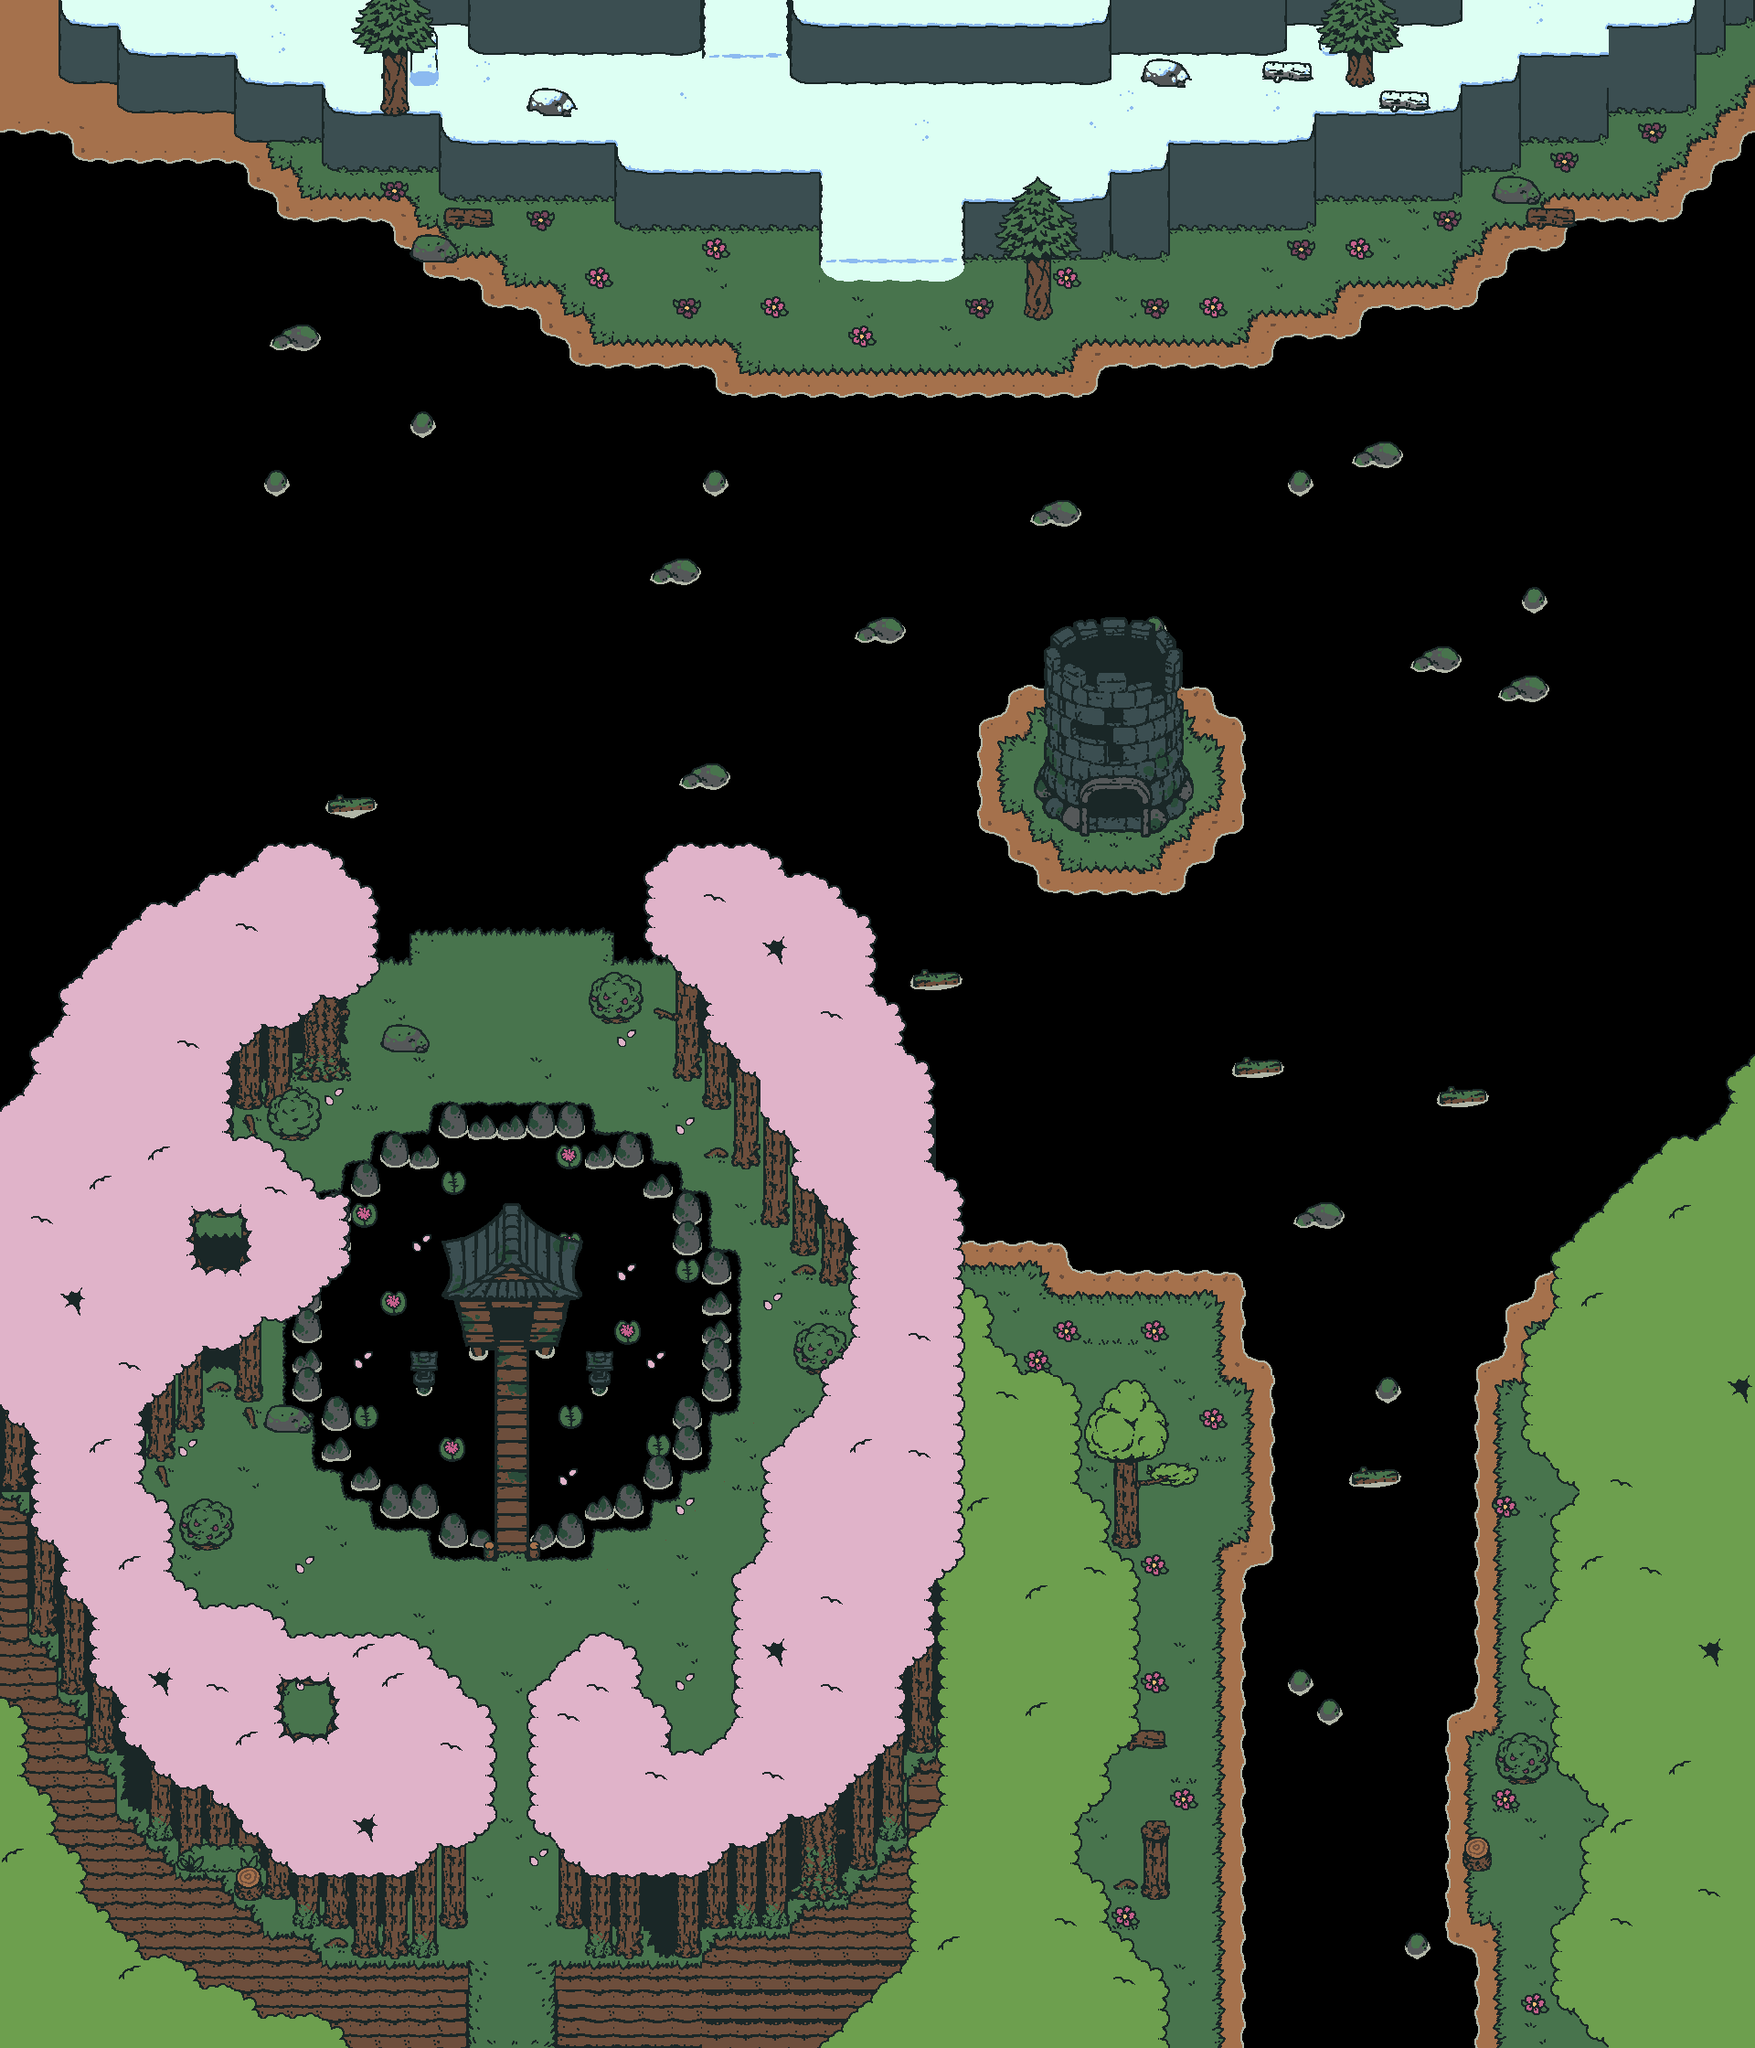

Rendered tile map (Tiled .tmx) drawn with the repository's tilesets; below, a short description and the map source with its tile grids summarised:
An orthogonal 60x70 tile map with 32x32 px tiles, 5 tile layers (FLOOR, MIDDLE, ABOVE, LIGHT, ...), 9 tilesets and 306 objects (34x water, 21x fish, 11x petal, 8x river audio, 7x bird, ...).

<map version="1.2" tiledversion="1.2.3" orientation="orthogonal" renderorder="right-down" width="60" height="70" tilewidth="32" tileheight="32" infinite="0" nextlayerid="20" nextobjectid="947">
 <tileset firstgid="1" source="tilesets/objects.tsx" />
 <tileset firstgid="9" source="tilesets/trees.tsx" />
 <tileset firstgid="174" source="tilesets/forest.tsx" />
 <tileset firstgid="430" source="tilesets/shrine.tsx" />
 <tileset firstgid="478" source="tilesets/fort.tsx" />
 <tileset firstgid="526" source="tilesets/fort_interior.tsx" />
 <tileset firstgid="590" source="tilesets/mountain.tsx" />
 <tileset firstgid="846" source="tilesets/forest_frost.tsx" />
 <tileset firstgid="1102" source="tilesets/fort_frost.tsx" />
 <layer id="15" name="FLOOR" width="60" height="70">
  <data>[4200 cells, 2353 non-empty, 124 distinct tile ids]</data>
 </layer>
 <layer id="16" name="MIDDLE" width="60" height="70">
  <data>[4200 cells, 385 non-empty, 81 distinct tile ids]</data>
 </layer>
 <layer id="17" name="ABOVE" width="60" height="70">
  <data>[4200 cells, 159 non-empty, 87 distinct tile ids]</data>
 </layer>
 <layer id="18" name="LIGHT" width="60" height="70">
  <data>[4200 cells, 0 non-empty, 0 distinct tile ids]</data>
 </layer>
 <layer id="19" name="OVERHEAD" width="60" height="70">
  <data>[4200 cells, 999 non-empty, 33 distinct tile ids]</data>
 </layer>
 <objectgroup color="#b038d8" id="5" name="SLOPES" visible="0">
  <object id="638" x="512" y="2144" width="96" height="96" />
  <object id="875" x="896" y="200" width="96" height="88" />
  <object id="876" x="992" y="216" width="64" height="72" />
  <object id="877" x="768" y="0" width="96" height="64" />
 </objectgroup>
 <objectgroup color="#00ffff" id="6" name="TERRAIN" visible="0">
  <object id="634" name="water" x="1120" y="976" width="256" height="368" />
  <object id="635" name="water" x="1200" y="1344" width="160" height="48" />
  <object id="636" name="wood" x="544" y="1440" width="32" height="256" />
  <object id="646" name="water" x="1360" y="1344" width="288" height="144" />
  <object id="647" name="water" x="1392" y="1488" width="224" height="240" />
  <object id="648" name="water" x="1360" y="1712" width="256" height="160" />
  <object id="649" name="water" x="1360" y="1872" width="232" height="368" />
  <object id="650" name="water" x="1592" y="2128" width="24" height="112" />
  <object id="683" name="water" x="1648" y="1344" width="32" height="80" />
  <object id="684" name="water" x="1024" y="1336" width="176" height="24" />
  <object id="698" name="water" x="1072" y="944" width="64" height="32" />
  <object id="699" name="water" x="1296" y="944" width="96" height="32" />
  <object id="700" name="water" x="976" y="784" width="96" height="160" />
  <object id="707" name="water" x="1072" y="728" width="32" height="56" />
  <object id="708" name="water" x="1328" y="728" width="64" height="56" />
  <object id="709" name="water" x="1104" y="688" width="224" height="64" />
  <object id="710" name="water" x="1360" y="784" width="64" height="128" />
  <object id="712" name="water" x="1072" y="912" width="32" height="32" />
  <object id="713" name="water" x="1328" y="912" width="48" height="32" />
  <object id="732" name="stone" x="1184" y="856" width="72" height="56" />
  <object id="782" name="water" x="1680" y="1320" width="80" height="80" />
  <object id="911" name="water" x="784" y="432" width="416" height="48" />
  <object id="912" name="water" x="624" y="400" width="160" height="48" />
  <object id="913" name="water" x="1200" y="400" width="192" height="48" />
  <object id="914" name="water" x="1392" y="368" width="96" height="48" />
  <object id="915" name="water" x="1488" y="336" width="128" height="48" />
  <object id="916" name="water" x="1616" y="304" width="48" height="48" />
  <object id="917" name="water" x="1648" y="272" width="64" height="32" />
  <object id="918" name="water" x="1712" y="240" width="160" height="48" />
  <object id="919" name="water" x="1840" y="208" width="80" height="48" />
  <object id="920" name="water" x="1872" y="176" width="80" height="48" />
  <object id="921" name="water" x="1904" y="144" width="80" height="48" />
  <object id="922" name="water" x="544" y="368" width="80" height="48" />
  <object id="923" name="water" x="512" y="336" width="80" height="48" />
  <object id="924" name="water" x="384" y="272" width="80" height="48" />
  <object id="925" name="water" x="464" y="296" width="80" height="48" />
  <object id="926" name="snow" x="352" y="0" width="1312" height="160" />
  <object id="927" name="snow" x="672" y="160" width="608" height="56" />
  <object id="928" name="snow" x="896" y="216" width="160" height="88" />
 </objectgroup>
 <objectgroup color="#c1e702" id="7" name="COLLISION" visible="0" opacity="0.51">
  <object id="545" x="480" y="1664" width="64" height="32" />
  <object id="552" x="416" y="1632" width="64" height="32" />
  <object id="553" x="384" y="1280" width="32" height="32" />
  <object id="554" x="352" y="1312" width="32" height="288" />
  <object id="555" x="320" y="1376" width="32" height="160" />
  <object id="556" x="544" y="1360" width="32" height="80" />
  <object id="557" x="736" y="1312" width="32" height="288" />
  <object id="558" x="768" y="1376" width="32" height="160" />
  <object id="559" x="0" y="960" width="192" height="640" />
  <object id="560" x="192" y="960" width="32" height="608" />
  <object id="562" x="256" y="1408" width="64" height="128" />
  <object id="563" x="928" y="1160" width="96" height="1080" />
  <object id="565" x="1024" y="2208" width="256" height="32" />
  <object id="566" x="608" y="2144" width="320" height="96" />
  <object id="567" x="0" y="2144" width="512" height="96" />
  <object id="568" x="704" y="1968" width="224" height="176" />
  <object id="569" x="832" y="1736" width="96" height="200" />
  <object id="574" x="864" y="1632" width="64" height="104" />
  <object id="576" x="896" y="1600" width="32" height="32" />
  <object id="586" x="0" y="1600" width="128" height="544" />
  <object id="587" x="192" y="1792" width="64" height="256" />
  <object id="590" x="160" y="1792" width="32" height="256" />
  <object id="591" x="128" y="1696" width="32" height="352" />
  <object id="592" x="224" y="960" width="96" height="256" />
  <object id="593" x="320" y="960" width="64" height="224" />
  <object id="598" x="896" y="960" width="32" height="448" />
  <object id="599" x="864" y="960" width="32" height="416" />
  <object id="600" x="832" y="960" width="32" height="384" />
  <object id="601" x="800" y="960" width="32" height="320" />
  <object id="602" x="768" y="960" width="32" height="256" />
  <object id="603" x="736" y="960" width="32" height="224" />
  <object id="604" x="1024" y="2144" width="192" height="64" />
  <object id="605" x="1024" y="2080" width="160" height="64" />
  <object id="606" x="1024" y="1536" width="128" height="544" />
  <object id="607" x="1024" y="1504" width="32" height="32" />
  <object id="611" x="128" y="2048" width="128" height="96" />
  <object id="618" x="1408" y="1472" width="24" height="256" />
  <object id="619" x="1376" y="1728" width="32" height="512" />
  <object id="620" x="1568" y="2144" width="32" height="96" />
  <object id="621" x="1568" y="1464" width="32" height="392" />
  <object id="622" x="1600" y="1408" width="32" height="64" />
  <object id="623" x="1376" y="640" width="32" height="832" />
  <object id="627" x="1216" y="1664" width="32" height="32" />
  </objectgroup>
 <objectgroup color="#f99a00" id="8" name="ENTITIES" opacity="0.76">
  <!-- 75 objects omitted --></objectgroup>
</map>
<!-- 220 of 306 objects omitted -->
